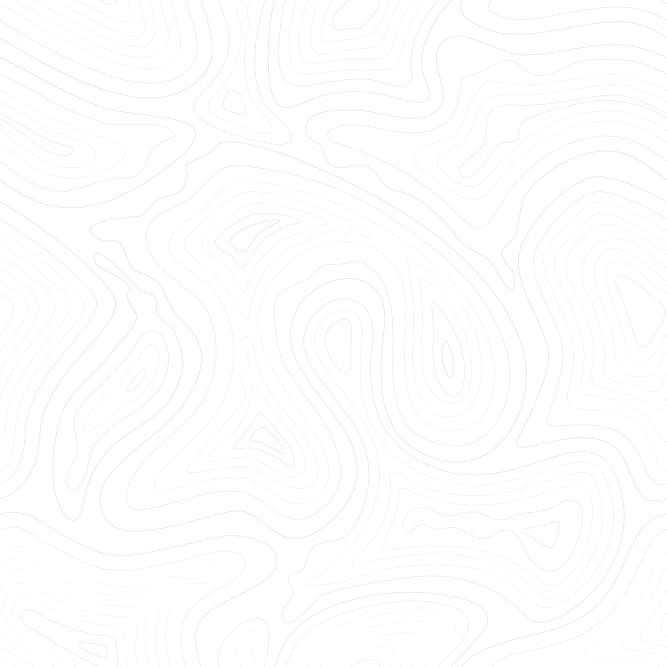
#> input picture data/waves.png, 2000 x 2000 px, found by its file name (shown at 1/3 size)
$ python embed.py
#> lines starting #> are read from the running program, lines starting #| are printed output that depends on the picture
import random
import requests
import re

from io import BytesIO
from PIL import Image, ImageDraw, ImageFont


def rounded_rectangle(self: ImageDraw, xy, corner_radius, fill=None, outline=None):
    """Draw a rounded rectangle.
    Taken from a stackoverflow post somehwere"""
    upper_left_point = xy[0]
    bottom_right_point = xy[1]
    self.rectangle([(upper_left_point[0], upper_left_point[1] + corner_radius),
                    (bottom_right_point[0], bottom_right_point[1] - corner_radius)], fill=fill, outline=outline)
    self.rectangle([(upper_left_point[0] + corner_radius, upper_left_point[1]),
                    (bottom_right_point[0] - corner_radius, bottom_right_point[1])], fill=fill, outline=outline)
    self.pieslice(
        [upper_left_point, (upper_left_point[0] + corner_radius * 2, upper_left_point[1] + corner_radius * 2)], 180,
        270, fill=fill, outline=outline)
    self.pieslice(
        [(bottom_right_point[0] - corner_radius * 2, bottom_right_point[1] - corner_radius * 2), bottom_right_point], 0,
        90, fill=fill, outline=outline)
    self.pieslice([(upper_left_point[0], bottom_right_point[1] - corner_radius * 2),
                   (upper_left_point[0] + corner_radius * 2, bottom_right_point[1])], 90, 180, fill=fill,
                  outline=outline)
    self.pieslice([(bottom_right_point[0] - corner_radius * 2, upper_left_point[1]),
                   (bottom_right_point[0], upper_left_point[1] + corner_radius * 2)], 270, 360, fill=fill,
                  outline=outline)


ImageDraw.rounded_rectangle = rounded_rectangle


def get_wrapped_text(text: str, font: ImageFont, line_length: int):
    """Wrap text to a certain length.
    Taken from a stackoverflow post somewhere"""
    lines = ['']
    for word in text.split():
        if font.getlength(lines[-1] + word) < line_length:
            lines[-1] += word + ' '
        else:
            lines.append(word + ' ')

    return lines


def hex_to_rgb(hex: str) -> tuple:
    """Convert a hex colour to RGB."""
    hex = hex.lstrip('#')
    return tuple(int(hex[i:i + 2], 16) for i in (0, 2, 4))


class Field:
    def __init__(self, name: str, value: str):
        self.name = name
        self.value = value

class Embed:
    def __init__(self, title="", description="", colour="#AE00E5", color=""):
        self.title = title
        self.description = description.replace("`", "")
        self.footer = ""
        self.thumbnail = ""
        self.image = ""
        self.fields = []
        self.colour = None

        if colour != "":
            self.colour = colour
        elif color != "":
            self.colour = color  # for the americans

        self.title_font = ImageFont.truetype("data/fonts/Roboto-Bold.ttf", 70)
        self.description_font = ImageFont.truetype("data/fonts/Roboto-Regular.ttf", 54)
        self.description_font_bold = ImageFont.truetype("data/fonts/Roboto-Bold.ttf", 54)
        self.footer_font = ImageFont.truetype("data/fonts/Roboto-LightItalic.ttf", 54)

        self.height = 50
        self.width = 1500
        self.wrap_width = self.width - 450

    def set_thumbnail(self, url = ""): self.thumbnail = url
    def set_image(self, url = ""): self.image = url
    def set_footer(self, text = "", icon_url = ""): self.footer = text
    def set_author(self, name = "", icon_url = "", url = ""): pass
    def add_field(self, name = "", value = "", inline = False): self.fields.append(Field(name, value))

    def setup_dimensions(self):
        if self.thumbnail == "":
            self.wrap_width = self.width - 150

        if self.title != "" and self.description != "":
            self.height += 200
        elif self.title != "" and self.description == "":
            self.height += 170
        elif self.title == "" and self.description != "":
            self.height += 50

        if self.description != "":
            for line in self.description.splitlines():
                wrap = get_wrapped_text(line, self.description_font, self.wrap_width)
                for _ in wrap:
                    self.height += 60

        if len(self.fields) > 0:
            for field in self.fields:
                self.height += 50
                for line in field.value.splitlines():
                    wrap = get_wrapped_text(line, self.description_font, self.wrap_width)
                    for _ in wrap:
                        self.height += 60

            self.height += 100

        if self.footer != "": self.height += 100
        if self.thumbnail != "" and self.height < 400: self.height = 400

    def draw_title(self, template, draw):
        if self.title != "":
            if self.thumbnail != "":
                title_bg_img = Image.new("RGBA", (self.width - 300 - 40 - 40 - 40, 135), (0, 0, 0, 0))
                ImageDraw.Draw(title_bg_img).rounded_rectangle([(0, 0), (title_bg_img.width, title_bg_img.height)], 20,
                                                               fill=(0, 0, 0, 50))
                template.alpha_composite(title_bg_img, (40, 40))
            else:
                title_bg_img = Image.new("RGBA", (self.width - 45 - 40, 135), (0, 0, 0, 0))
                ImageDraw.Draw(title_bg_img).rounded_rectangle([(0, 0), (title_bg_img.width, title_bg_img.height)], 20,
                                                               fill=(0, 0, 0, 50))
                template.alpha_composite(title_bg_img, (40, 40))

            draw.text((70, 62), self.title, (255, 255, 255), font=self.title_font)

    def draw_thumbnail(self, template, draw):
        if self.thumbnail != "":
            logo = Image.open(BytesIO(requests.get(self.thumbnail).content)).convert("RGBA")
            logo = logo.resize((300, 300))
            template.alpha_composite(logo, (self.width - 300 - 45, 40))

    def draw_description(self, template, draw):
        if self.description != "":
            if self.title != "":
                y_offset = 200
            else:
                y_offset = 50
            for desc_line in self.description.splitlines():
                wrap = get_wrapped_text(desc_line, self.description_font, self.wrap_width)

                for line in wrap:
                    x_offset = 60
                    pieces = re.findall(r'(?<=\*\*)(.*)(?=\*\*)', line)
                    new_line = []

                    for word in line.split("**"):
                        if word in pieces:
                            new_line.append(f"**{word}**")
                        else:
                            new_line.append(word)

                    for word in new_line:
                        if word.startswith("**") and word.endswith("**"):
                            draw.text((x_offset, y_offset), word.replace("**", ""), (255, 255, 255),
                                      font=self.description_font_bold)
                            x_offset += self.description_font_bold.getlength(word.replace("**", ""))
                        else:
                            draw.text((x_offset, y_offset), word, (255, 255, 255), font=self.description_font)
                            x_offset += self.description_font.getlength(word)

                    y_offset += 60

    def draw_footer(self, template, draw):
        if self.footer != "":
            draw.text((60, self.height - 100), self.footer, (180, 180, 180), font=self.footer_font)

    def draw_fields(self, template, draw):
        if len(self.fields) > 0:
            y_offset = 0

            if self.title != "" and self.description != "":
                y_offset = 200
                for line in self.description.splitlines():
                    wrap = get_wrapped_text(line, self.description_font, self.wrap_width)
                    for _ in wrap:
                        y_offset += 60

                y_offset += 50

            elif self.title != "" and self.description == "":
                y_offset == 170
            elif self.title == "" and self.description != "":
                y_offset = 50

                for line in self.description.splitlines():
                    wrap = get_wrapped_text(line, self.description_font, self.wrap_width)
                    for _ in wrap:
                        y_offset += 60

                y_offset += 50

            for field in self.fields:
                draw.text((60, y_offset), field.name, (255, 255, 255), font=self.description_font_bold)
                y_offset += 50

                for field_line in field.value.splitlines():
                    wrap = get_wrapped_text(field_line, self.description_font, self.wrap_width)

                    for line in wrap:
                        x_offset = 60
                        pieces = re.findall(r'(?<=\*\*)(.*)(?=\*\*)', line)
                        new_line = []

                        for word in line.split("**"):
                            if word in pieces:
                                new_line.append(f"**{word}**")
                            else:
                                new_line.append(word)

                        for word in new_line:
                            if word.startswith("**") and word.endswith("**"):
                                draw.text((x_offset, y_offset), word.replace("**", ""), (255, 255, 255), font=self.description_font_bold)
                                x_offset += self.description_font_bold.getlength(word.replace("**", ""))
                            else:
                                draw.text((x_offset, y_offset), word, (255, 255, 255), font=self.description_font)
                                x_offset += self.description_font.getlength(word)

                        y_offset += 60

                y_offset += 20

    def draw_background(self, template, draw):
        # draw background
        # draw.rounded_rectangle([(0, 0), (self.width - 15, self.height)], 25, fill=hex_to_rgb(self.colour))
        # draw.rounded_rectangle([(10, 0), (self.width - 10, self.height)], 25, fill=(30, 30, 30, 255))

        waves = Image.open("data/waves.png").convert("RGBA")
#> waves is the input picture: PIL image 2000x2000 RGBA; mean R, G, B, A 246.5, 246.5, 246.5, 1.4
        template.paste(waves,
                       (int(self.width / 2) - int(waves.width / 2), int(self.height / 2) - int(waves.height / 1.5)),
                       waves)
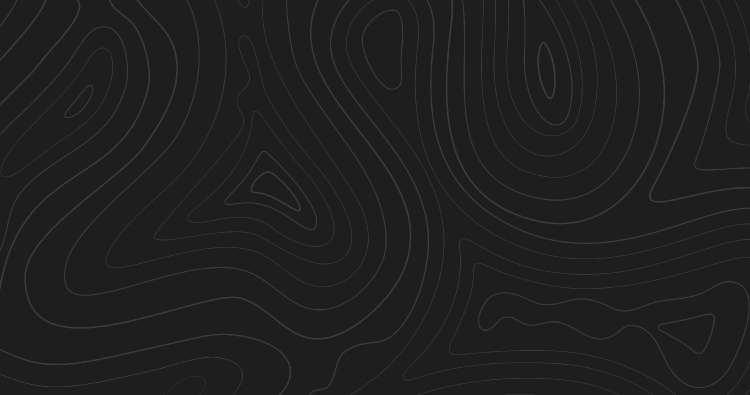
#> template: PIL image 1500x790 RGBA (shown at 1/2 size); mean R, G, B, A 30.4, 30.4, 30.4, 253.7; transparent parts drawn white

        # [6 lines of commented-out code are left out]

        draw.rectangle([(0, 0), (10, self.height)], fill=hex_to_rgb(self.colour))

    def draw(self):
        self.setup_dimensions()

        template = Image.new("RGBA", (self.width, self.height), (30, 30, 30, 255))
        draw = ImageDraw.Draw(template)

        self.draw_background(template, draw)
        self.draw_title(template, draw)
#> in draw_title, `title_bg_img = Image.new("RGBA", (self.width - 300 - 40 - 40 - 40, 135..`: title_bg_img: PIL image 1080x135 RGBA; every value is 0
#> in draw_title, `ImageDraw.Draw(title_bg_img).rounded_rectangle([(0, 0), (title_bg_img...`:
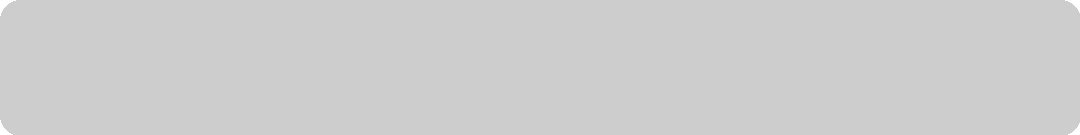
#> title_bg_img: PIL image 1080x135 RGBA; mean R, G, B, A 0, 0, 0, 49.9; transparent parts drawn white
        self.draw_thumbnail(template, draw)
#> (the call stopped at in draw_thumbnail, `logo = Image.open(BytesIO(requests.get(self.thumbnail).content)).conve..`: the network is not available in this run)
        self.draw_description(template, draw)
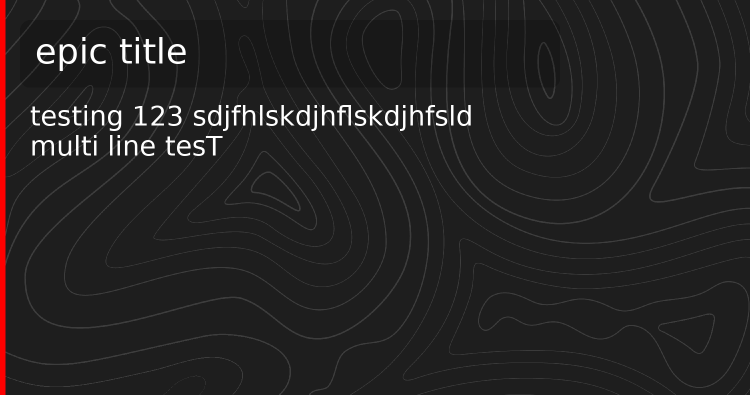
#> template: PIL image 1500x790 RGBA (shown at 1/2 size); mean R, G, B, A 34.9, 33, 33, 253.8; transparent parts drawn white
        self.draw_fields(template, draw)
        self.draw_footer(template, draw)
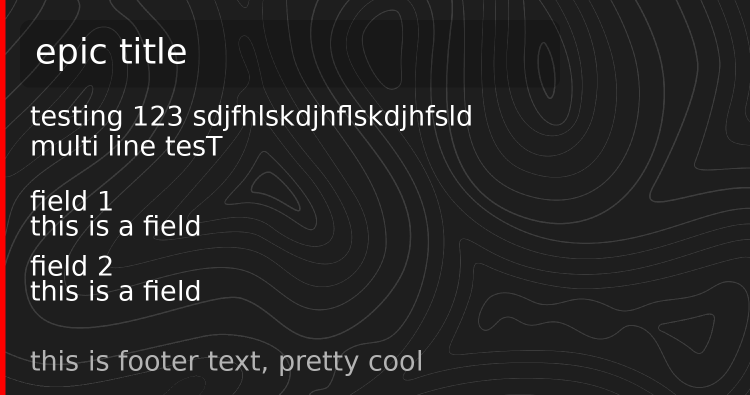
#> template: PIL image 1500x790 RGBA (shown at 1/2 size); mean R, G, B, A 38, 36.1, 36.1, 253.8; transparent parts drawn white

        return template

    def save(self):
        path = f"embed-{random.randint(1000, 9999)}.png"  # comment this out if youre running the script directly
        # path = "embed.png" # uncomment this if youre running the script directly
        self.draw().save(path)
        return path


# if the file is run directly, run the main function
# this is for testing purposes
if __name__ == "__main__":
    embed = Embed(title="epic title", description="testing 123 sdjfhlskdjhflskdjhfsld\nmulti line tesT", colour="#ff0000")
    embed.set_footer(text="this is footer text, pretty cool")
    embed.set_thumbnail(url="https://github.com/GhostSelfbot/Branding/blob/main/ghost.png?raw=true")
    embed.add_field(name="field 1", value="this is a field")
    embed.add_field(name="field 2", value="this is a field")
    embed.save()
